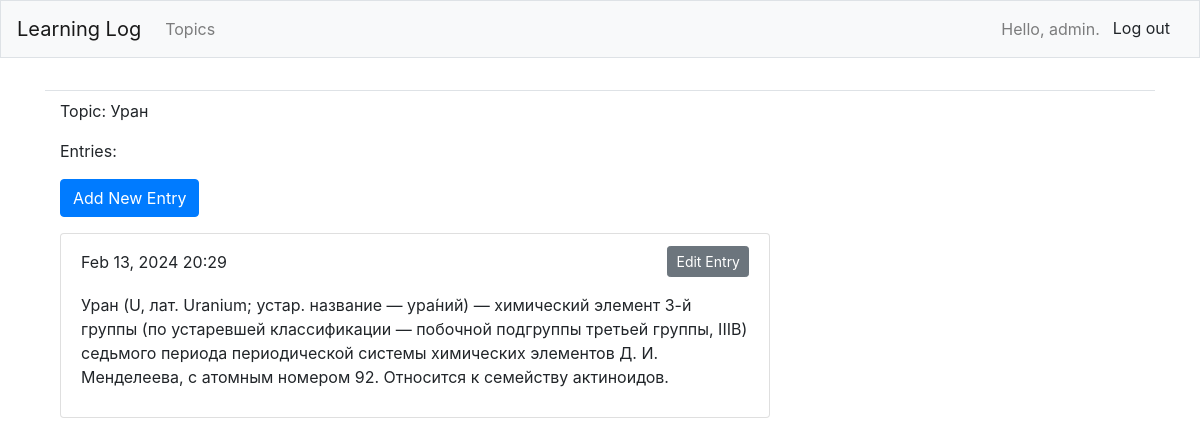
The page /topics/1/ (signed in) on the database its author committed.
### learning_logs/models.py (models this page shows, shortened)
class Topic(models.Model):
    text = models.CharField(max_length=200)
    date_added = models.DateTimeField(auto_now_add=True)
    owner = models.ForeignKey(User, on_delete=models.CASCADE)
    def __str__(self):
        return self.text

class Entry(models.Model):
    topic = models.ForeignKey(Topic, on_delete=models.CASCADE)
    text = models.TextField()
    date_added = models.DateTimeField(auto_now_add=True)
    class Meta:
        verbose_name_plural = 'entries'

### learning_logs/views.py (the view)
# urls.py: path('topics/<int:topic_id>/', views.topic, name='topic'),
@login_required
def topic(request, topic_id):
    topic = Topic.objects.get(id=topic_id)
    if topic.owner != request.user:
        raise Http404
    entries = topic.entry_set.order_by('-date_added')
    context = {'topic': topic, 'entries': entries}
    return render(request, 'learning_logs/topic.html', context)

### learning_logs/templates/learning_logs/topic.html
{% extends 'learning_logs/base.html' %}
{% block content %}
    <div class="container">
        <div class="row">
            <div class="col-md-8">
                <p>Topic: {{ topic }}</p>
                <p>Entries:</p>
                <p>
                    <a href="{% url 'learning_logs:new_entry' topic.id %}" class="btn btn-primary">Add New Entry</a>
                </p>
                <ul class="list-group">
                {% for entry in entries %}
                    <li class="list-group-item">
                        <div class="d-flex justify-content-between align-items-center">
                            <span>{{ entry.date_added|date:'M d, Y H:i' }}</span>
                            <span>
                                <a href="{% url 'learning_logs:edit_entry' entry.id %}" class="btn btn-sm btn-secondary">Edit Entry</a>
                            </span>
                        </div>
                        <p>{{ entry.text|linebreaks }}</p>
                    </li>
                {% empty %}
                    <li class="list-group-item">There are no entries for this topic yet ¯\_(ツ)_/¯</li>
                {% endfor %}
                </ul>
            </div>
        </div>
    </div>
{% endblock content %}

### learning_logs/templates/learning_logs/base.html (shortened to what this page needs)
{% load bootstrap4 %}
<!DOCTYPE html>
<html lang="en">
<head>
    {% bootstrap_css %}
</head>
<body>
<nav class="navbar navbar-expand-md navbar-light bg-light mb-4 border">
    <a class="navbar-brand" href="{% url 'learning_logs:index' %}">
        Learning Log
    </a>
    <div class="collapse navbar-collapse" id="navbarCollapse">
        <ul class="navbar-nav mr-auto">
            <li class="nav-item">
                <a class="nav-link" href="{% url 'learning_logs:topics' %}">
                    Topics
                </a>
            </li>
        </ul>
        <ul class="navbar-nav ml-auto">
            {% if user.is_authenticated %}
                <li class="nav-item">
                    <span class="navbar-text"> Hello, {{ user.username }}.</span>
                </li>
                <li class="nav-item">
                    <form action="{% url 'users:logout' %}" method="post">
                        <button type="submit" class="btn btn-light">Log out</button>
                    </form>
                </li>
            {% endif %}
        </ul>
    </div>
</nav>
<main role="main" class="container">
    <div class="pb-2 mb-2 border-bottom">
    </div>
    <div>
        {% block content %}{% endblock content %}
    </div>
</main>
</body>
</html>

### rows shown on the page
Topic: text "Уран"
Entry: date_added "Feb 13, 2024 20:29", text "Уран (U, лат. Uranium; устар. название — ура́ний) — химический элемент 3-й группы (по устаревшей классификации — побочной подгруппы третьей группы, IIIB) седьмого периода периодической системы химических элементов Д. И. Менделеева, с атомным номером 92. Относится к семейству актиноидов."

### other values the page prints
{{ user.username }} "admin"
